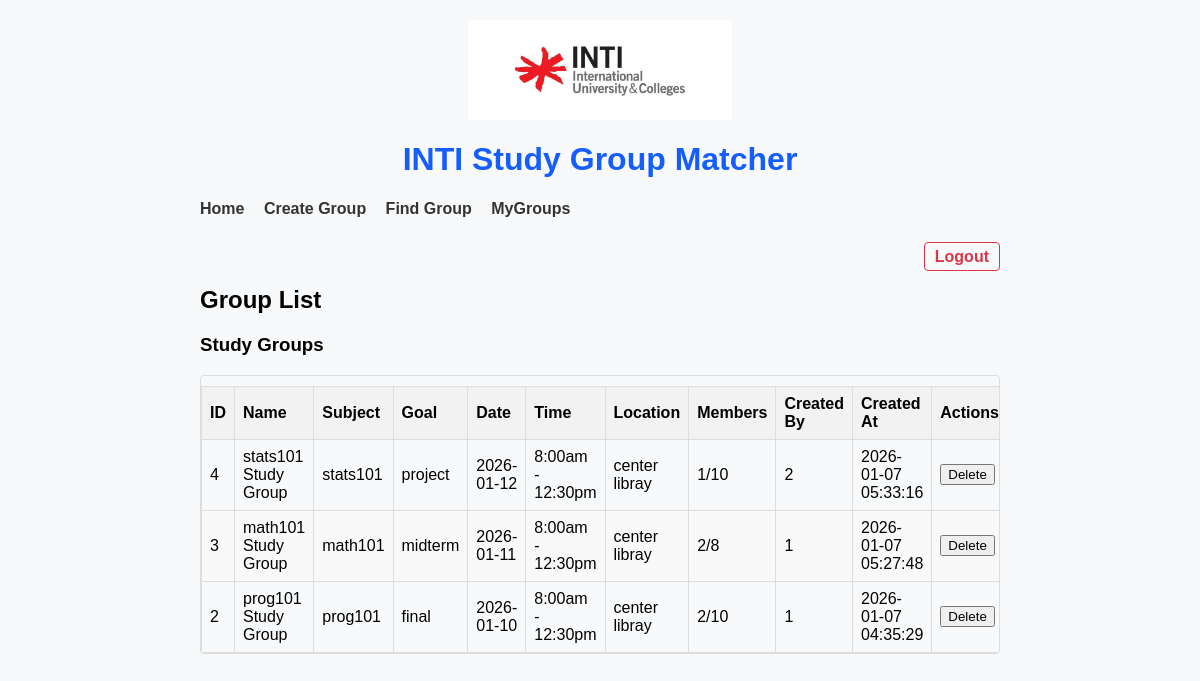
Page /admin/groups (signed in) on the committed database.
### tables this page shows
CREATE TABLE study_groups (
                id INTEGER PRIMARY KEY AUTOINCREMENT,
                name TEXT NOT NULL,
                subject TEXT NOT NULL,
                description TEXT,
                goal TEXT,
                date TEXT,
                time TEXT,
                location TEXT,
                max_members INTEGER DEFAULT 4,
                current_members INTEGER DEFAULT 0,
                created_by INTEGER,
                created_at TIMESTAMP DEFAULT CURRENT_TIMESTAMP,
                FOREIGN KEY (created_by) REFERENCES users (id)
            );

### app.py (the view)
@app.route('/admin/groups')
def admin_groups():
    if session.get('role') != 'admin':
        if request.is_json or (request.headers.get('Content-Type') and 'application/json' in request.headers.get('Content-Type')):
            return jsonify({'error': 'Admin access required'}), 401
        return redirect(url_for('login'))
    conn = get_db_connection()
    groups = conn.execute('SELECT * FROM study_groups ORDER BY created_at DESC').fetchall()
    conn.close()
    return render_template('admin-dashboard.html', groups=groups, view='groups')

### app.py (called while the page is built)
def get_db_connection():
    conn = sqlite3.connect(DATABASE)
    conn.row_factory = sqlite3.Row
    return conn

### templates/admin-dashboard.html (shortened to what this page needs)
{% extends "layouts/base.html" %}
{% block content %}
    <div style="text-align: right; margin-bottom: 20px;">
        <a href="{{ url_for('admin_logout') }}" class="logout-link">Logout</a>
    </div>
    <h2>{% if view == 'users' %}User List{% elif view == 'groups' %}Group List{% else %}Admin Dashboard{% endif %}</h2>
    {% if view == 'groups' or view == 'dashboard' %}
    <div class="admin-section">
        <h3>Study Groups</h3>
        {% if groups %}
            <div class="table-container">
                <table class="admin-table">
                    <thead>
                        <tr>
                            <th>ID</th>
                            <th>Name</th>
                            <th>Subject</th>
                            <th>Goal</th>
                            <th>Date</th>
                            <th>Time</th>
                            <th>Location</th>
                            <th>Members</th>
                            <th>Created By</th>
                            <th>Created At</th>
                            <th>Actions</th>
                        </tr>
                    </thead>
                    <tbody>
                        {% for group in groups %}
                        <tr>
                            <td>{{ group.id }}</td>
                            <td>{{ group.name }}</td>
                            <td>{{ group.subject }}</td>
                            <td>{{ group.goal }}</td>
                            <td>{{ group.date }}</td>
                            <td>{{ group.time }}</td>
                            <td>{{ group.location }}</td>
                            <td>{{ group.current_members }}/{{ group.max_members }}</td>
                            <td>{{ group.created_by }}</td>
                            <td>{{ group.created_at }}</td>
                            <td>
                                <button class="delete-group-btn" data-group-id="{{ group.id }}" data-group-name="{{ group.name }}">Delete</button>
                            </td>
                        </tr>
                        {% endfor %}
                    </tbody>
                </table>
            </div>
        {% else %}
            <p>No study groups found.</p>
        {% endif %}
    </div>
    {% endif %}
{% endblock %}

### static/css/style.css (style rules this page uses)
body { font-family: Arial, sans-serif; max-width: 800px; margin: 0 auto; padding: 20px; background-color: #f8f9fa; }

### templates/admin-dashboard.html (style rules this page uses)
.admin-section { margin-bottom: 30px; }
.admin-table { width: 100%; border-collapse: collapse; margin-top: 10px; }
.admin-table th, .admin-table td { border: 1px solid #ddd; padding: 8px; text-align: left; }
.admin-table th { background-color: #f2f2f2; font-weight: bold; }
.admin-table tr:nth-child(even) { background-color: #f9f9f9; }
.table-container { max-height: 400px; overflow-y: auto; overflow-x: auto; margin-top: 10px; border: 1px solid #ddd; border-radius: 4px; }
.table-container thead th { position: sticky; top: 0; background-color: #f2f2f2; z-index: 10; }
.admin-table { min-width: 100%; }
.logout-link { color: #dc3545; text-decoration: none; font-weight: bold; padding: 5px 10px; border: 1px solid #dc3545; border-radius: 4px; transition: background-color 0.3s; }

### rows in the picture
study_groups: id "4", name "stats101 Study Group", subject "stats101", goal "project", date "2026-01-12", time "8:00am - 12:30pm", location "center libray", current_members "1", max_members "10", created_by "2", created_at "2026-01-07 05:33:16"
study_groups: id "3", name "math101 Study Group", subject "math101", goal "midterm", date "2026-01-11", time "8:00am - 12:30pm", location "center libray", current_members "2", max_members "8", created_by "1", created_at "2026-01-07 05:27:48"
study_groups: id "2", name "prog101 Study Group", subject "prog101", goal "final", date "2026-01-10", time "8:00am - 12:30pm", location "center libray", current_members "2", max_members "10", created_by "1", created_at "2026-01-07 04:35:29"
